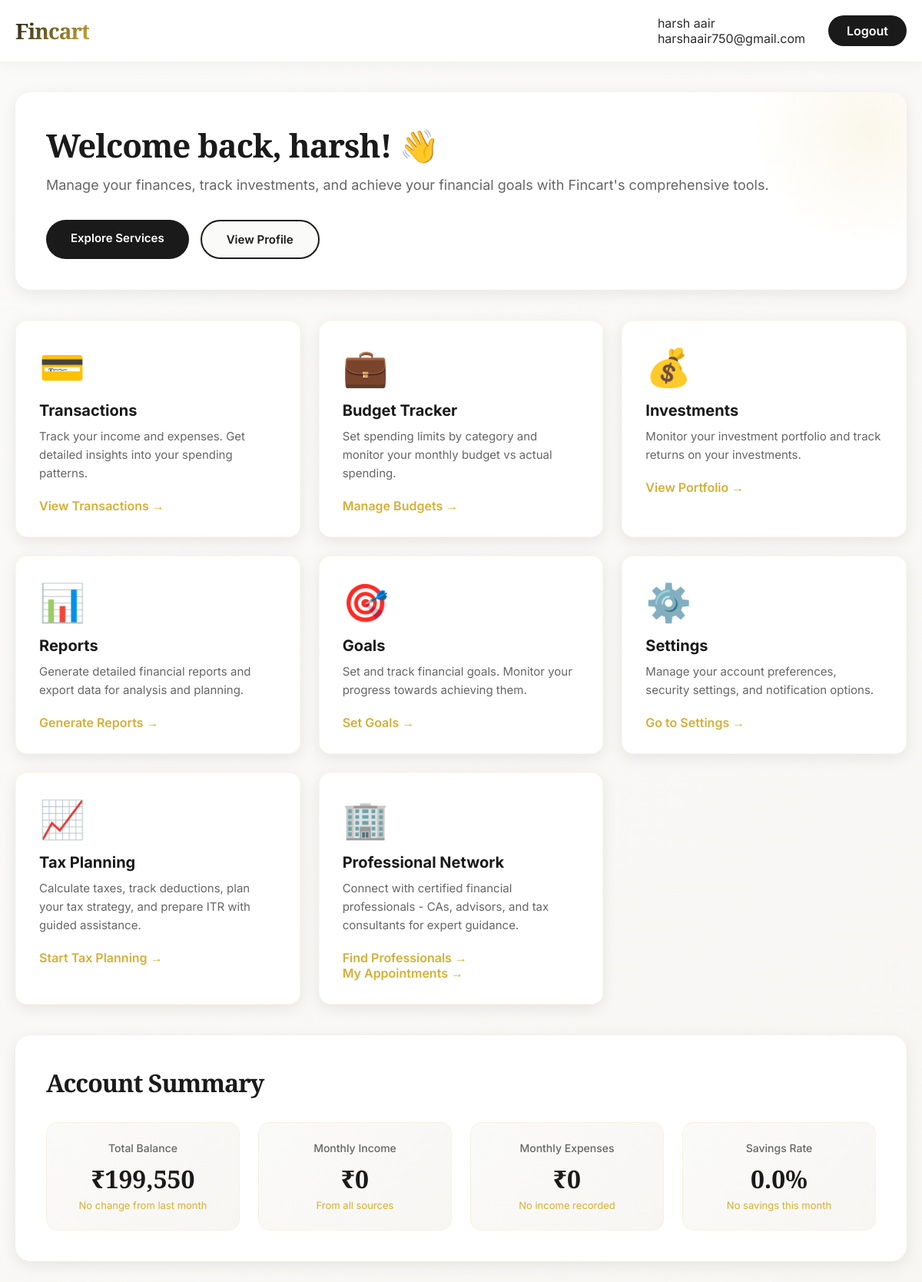
Page /dashboard.php (signed in) on the committed database.
### tables this page shows
CREATE TABLE IF NOT EXISTS `users` (
  `id` int NOT NULL AUTO_INCREMENT,
  `full_name` varchar(100) DEFAULT NULL,
  `email` varchar(100) DEFAULT NULL,
  `password` varchar(255) DEFAULT NULL,
  `role` enum('user','professional','professional_pending','admin') NOT NULL DEFAULT 'user',
  `verified` tinyint(1) NOT NULL DEFAULT 0,
  `created_at` timestamp NULL DEFAULT CURRENT_TIMESTAMP,
  PRIMARY KEY (`id`),
  UNIQUE KEY `email` (`email`)
);

### dashboard.php (the view, shortened to what this page needs)
<?php
include "db.php";
$user_id = $_SESSION['user_id'];
$sql = "SELECT * FROM users WHERE id = ?";
$stmt = $conn->prepare($sql);
$stmt->bind_param("i", $user_id);
$stmt->execute();
$result = $stmt->get_result();
$user = $result->fetch_assoc();
$current_month = date('Y-m');
$balance_sql = "SELECT
    COALESCE(SUM(CASE WHEN type = 'income' THEN amount ELSE 0 END), 0) as total_income,
    COALESCE(SUM(CASE WHEN type = 'expense' THEN amount ELSE 0 END), 0) as total_expense
    FROM transactions WHERE user_id = ?";
$balance_stmt = $conn->prepare($balance_sql);
$balance_stmt->bind_param("i", $user_id);
$balance_stmt->execute();
$balance_result = $balance_stmt->get_result();
$balance_data = $balance_result->fetch_assoc();
$total_balance = $balance_data['total_income'] - $balance_data['total_expense'];
$last_month_end = date('Y-m-t', strtotime('-1 month'));
$last_month_balance_sql = "SELECT
    COALESCE(SUM(CASE WHEN type = 'income' THEN amount ELSE 0 END), 0) as total_income,
    COALESCE(SUM(CASE WHEN type = 'expense' THEN amount ELSE 0 END), 0) as total_expense
    FROM transactions WHERE user_id = ? AND date <= ?";
$last_month_balance_stmt = $conn->prepare($last_month_balance_sql);
$last_month_balance_stmt->bind_param("is", $user_id, $last_month_end);
$last_month_balance_stmt->execute();
$last_month_balance_result = $last_month_balance_stmt->get_result();
$last_month_balance_data = $last_month_balance_result->fetch_assoc();
$last_month_balance = $last_month_balance_data['total_income'] - $last_month_balance_data['total_expense'];
$balance_change = 0;
if ($last_month_balance != 0) {
    $balance_change = (($total_balance - $last_month_balance) / abs($last_month_balance)) * 100;
} elseif ($last_month_balance == 0 && $total_balance != 0) {
    $balance_change = 100;
}
$monthly_income_sql = "SELECT COALESCE(SUM(amount), 0) as total FROM transactions
    WHERE user_id = ? AND type = 'income' AND DATE_FORMAT(date, '%Y-%m') = ?";
$monthly_income_stmt = $conn->prepare($monthly_income_sql);
$monthly_income_stmt->bind_param("is", $user_id, $current_month);
$monthly_income_stmt->execute();
$monthly_income_result = $monthly_income_stmt->get_result();
$monthly_income_data = $monthly_income_result->fetch_assoc();
$monthly_income = $monthly_income_data['total'];
$monthly_expense_sql = "SELECT COALESCE(SUM(amount), 0) as total FROM transactions
    WHERE user_id = ? AND type = 'expense' AND DATE_FORMAT(date, '%Y-%m') = ?";
$monthly_expense_stmt = $conn->prepare($monthly_expense_sql);
$monthly_expense_stmt->bind_param("is", $user_id, $current_month);
$monthly_expense_stmt->execute();
$monthly_expense_result = $monthly_expense_stmt->get_result();
$monthly_expense_data = $monthly_expense_result->fetch_assoc();
$monthly_expense = $monthly_expense_data['total'];
$savings_rate = 0;
$total_balance_formatted = number_format($total_balance, 0);
$monthly_income_formatted = number_format($monthly_income, 0);
$monthly_expense_formatted = number_format($monthly_expense, 0);
$savings_rate_formatted = number_format($savings_rate, 1);
$balance_change_formatted = number_format(abs($balance_change), 1);
$balance_change_sign = $balance_change >= 0 ? '+' : '-';
$expense_percentage = 0;
$expense_percentage_formatted = number_format($expense_percentage, 1);
?>
<!DOCTYPE html>
<html lang="en">
<head>
    <link rel="stylesheet" href="assets/css/admin.css">
</head>
<body>
    <header>
        <div class="header-container">
            <div class="logo">
                <h1>Fincart</h1>
            </div>
            <div class="header-right">
                <div class="user-inf⭐>
                    <p class="name"><?php echo htmlspecialchars($user['full_name']); ?></p>
                    <p><?php echo htmlspecialchars($user['email']); ?></p>
                </div>
                <a href="logout.php" class="logout-btn">Logout</a>
            </div>
        </div>
    </header>
    <div class="container">
        <div class="welcome-section">
            <div class="welcome-content">
                <h2>Welcome back, <?php echo htmlspecialchars(explode(' ', $user['full_name'])[0]); ?>! 👋</h2>
                <p>Manage your finances, track investments, and achieve your financial goals with Fincart's comprehensive tools.</p>
                <div class="welcome-buttons">
                    <a href="service.html" class="btn btn-primary">Explore Services</a>
                    <a href="profile.php" class="btn btn-secondary">View Profile</a>
                </div>
            </div>
        </div>
        <div class="dashboard-grid">
            <div class="card">
                <div class="card-icon">💳</div>
                <h3>Transactions</h3>
                <p>Track your income and expenses. Get detailed insights into your spending patterns.</p>
                <a href="transactions.php" class="card-link">View Transactions →</a>
            </div>
            <div class="card">
                <div class="card-icon">💼</div>
                <h3>Budget Tracker</h3>
                <p>Set spending limits by category and monitor your monthly budget vs actual spending.</p>
                <a href="budget.php" class="card-link">Manage Budgets →</a>
            </div>
            <div class="card">
                <div class="card-icon">💰</div>
                <h3>Investments</h3>
                <p>Monitor your investment portfolio and track returns on your investments.</p>
                <a href="investments.php" class="card-link">View Portfolio →</a>
            </div>
            <div class="card">
                <div class="card-icon">📊</div>
                <h3>Reports</h3>
                <p>Generate detailed financial reports and export data for analysis and planning.</p>
                <a href="analytics.php" class="card-link">Generate Reports →</a>
            </div>
            <div class="card">
                <div class="card-icon">🎯</div>
                <h3>Goals</h3>
                <p>Set and track financial goals. Monitor your progress towards achieving them.</p>
                <a href="goals.php" class="card-link">Set Goals →</a>
            </div>
            <div class="card">
                <div class="card-icon">⚙️</div>
                <h3>Settings</h3>
                <p>Manage your account preferences, security settings, and notification options.</p>
                <a href="profile.php" class="card-link">Go to Settings →</a>
            </div>
            <div class="card">
                <div class="card-icon">📈</div>
                <h3>Tax Planning</h3>
                <p>Calculate taxes, track deductions, plan your tax strategy, and prepare ITR with guided assistance.</p>
                <a href="tax_calculator.php" class="card-link">Start Tax Planning →</a>
            </div>
            <div class="card">
                <div class="card-icon">🏢</div>
                <h3>Professional Network</h3>
                <p>Connect with certified financial professionals - CAs, advisors, and tax consultants for expert guidance.</p>
                <a href="professionals.php" class="card-link">Find Professionals →</a>
                <a href="my_appointments.php" class="card-link">My Appointments →</a>
            </div>
        </div>
        <div class="stats-section">
            <h2>Account Summary</h2>
            <div class="stats-grid">
                <div class="stat-card">
                    <div class="stat-label">Total Balance</div>
                    <div class="stat-value">₹<?php echo $total_balance_formatted; ?></div>
                    <div class="stat-description">
                        <?php
                        if ($balance_change != 0) {
                            echo $balance_change_sign . $balance_change_formatted . '% from last month';
                        } else {
                            echo 'No change from last month';
                        }
                        ?>
                    </div>
                </div>
                <div class="stat-card">
                    <div class="stat-label">Monthly Income</div>
                    <div class="stat-value">₹<?php echo $monthly_income_formatted; ?></div>
                    <div class="stat-description">From all sources</div>
                </div>
                <div class="stat-card">
                    <div class="stat-label">Monthly Expenses</div>
                    <div class="stat-value">₹<?php echo $monthly_expense_formatted; ?></div>
                    <div class="stat-description">
                        <?php
                        if ($monthly_income > 0) {
                            echo $expense_percentage_formatted . '% of income';
                        } else {
                            echo 'No income recorded';
                        }
                        ?>
                    </div>
                </div>
                <div class="stat-card">
                    <div class="stat-label">Savings Rate</div>
                    <div class="stat-value"><?php echo $savings_rate_formatted; ?>%</div>
                    <div class="stat-description">
                        <?php
                        if ($savings_rate >= 50) {
                            echo 'Excellent savings habit';
                        } elseif ($savings_rate >= 30) {
                            echo 'Good savings habit';
                        } elseif ($savings_rate >= 20) {
                            echo 'Moderate savings';
                        } elseif ($savings_rate > 0) {
                            echo 'Low savings rate';
                        } else {
                            echo 'No savings this month';
                        }
                        ?>
                    </div>
                </div>
            </div>
        </div>
    </div>
</body>
</html>

### dashboard.php (style rules this page uses)
* { margin: 0; padding: 0; box-sizing: border-box; }
:root { --primary: #1a1a1a; --secondary: #f8f6f3; --accent: #d4af37; --text-dark: #2c2c2c; --text-light: #666; --white: #ffffff; --off-white: #fafaf9; }
body { font-family: 'Inter', sans-serif; background: linear-gradient(135deg, var(--off-white) 0%, var(--secondary) 100%); color: var(--text-dark); min-height: 100vh; }
header { position: sticky; top: 0; background: rgba(255, 255, 255, 0.95); backdrop-filter: blur(10px); box-shadow: 0 2px 20px rgba(0, 0, 0, 0.05); z-index: 1000; padding: 20px 0; }
.header-container { max-width: 1200px; margin: 0 auto; padding: 0 20px; display: flex; justify-content: space-between; align-items: center; }
.logo h1 { font-family: 'Playfair Display', serif; font-size: 28px; font-weight: 700; background: linear-gradient(135deg, var(--primary) 0%, var(--accent) 100%); -webkit-background-clip: text; -webkit-text-fill-color: transparent; background-clip: text; letter-spacing: -1px; }
.header-right { display: flex; align-items: center; gap: 30px; }
.logout-btn { padding: 10px 24px; background: var(--primary); color: var(--white); border: none; border-radius: 50px; cursor: pointer; font-weight: 600; transition: all 0.3s ease; text-decoration: none; display: inline-block; }
.container { max-width: 1200px; margin: 0 auto; padding: 40px 20px; }
.welcome-section { background: var(--white); padding: 40px; border-radius: 20px; box-shadow: 0 5px 20px rgba(0, 0, 0, 0.08); margin-bottom: 40px; position: relative; overflow: hidden; }
.welcome-section::before { content: ''; position: absolute; width: 300px; height: 300px; background: radial-gradient(circle, rgba(212, 175, 55, 0.1) 0%, transparent 70%); top: -100px; right: -100px; }
.welcome-content { position: relative; z-index: 1; }
.welcome-content h2 { font-family: 'Playfair Display', serif; font-size: 42px; color: var(--primary); margin-bottom: 10px; letter-spacing: -1px; }
.welcome-content p { font-size: 18px; color: var(--text-light); margin-bottom: 30px; line-height: 1.6; }
.welcome-buttons { display: flex; gap: 15px; flex-wrap: wrap; }
.btn { padding: 14px 32px; border: none; border-radius: 50px; cursor: pointer; font-weight: 600; font-size: 15px; transition: all 0.3s ease; text-decoration: none; display: inline-block; }
.btn-primary { background: var(--primary); color: var(--white); }
.btn-secondary { background: var(--off-white); color: var(--primary); border: 2px solid var(--primary); }
.dashboard-grid { display: grid; grid-template-columns: repeat(auto-fit, minmax(280px, 1fr)); gap: 24px; margin-bottom: 40px; }
.card { background: var(--white); padding: 30px; border-radius: 15px; box-shadow: 0 5px 20px rgba(0, 0, 0, 0.08); transition: all 0.4s ease; border: 1px solid rgba(212, 175, 55, 0.1); position: relative; overflow: hidden; }
.card::before { content: ''; position: absolute; top: 0; left: 0; width: 100%; height: 4px; background: linear-gradient(90deg, var(--accent) 0%, transparent 100%); transform: scaleX(0); transition: transform 0.4s ease; transform-origin: left; }
.card-icon { font-size: 3em; margin-bottom: 15px; }
.card h3 { font-size: 20px; color: var(--primary); margin-bottom: 10px; font-weight: 700; }
.card p { color: var(--text-light); font-size: 15px; line-height: 1.6; margin-bottom: 20px; }
.card-link { color: var(--accent); text-decoration: none; font-weight: 600; display: inline-block; transition: all 0.3s ease; }
.stats-section { background: var(--white); padding: 40px; border-radius: 20px; box-shadow: 0 5px 20px rgba(0, 0, 0, 0.08); margin-bottom: 40px; }
.stats-section h2 { font-family: 'Playfair Display', serif; font-size: 32px; color: var(--primary); margin-bottom: 30px; letter-spacing: -1px; }
.stats-grid { display: grid; grid-template-columns: repeat(auto-fit, minmax(200px, 1fr)); gap: 24px; }
.stat-card { background: linear-gradient(135deg, var(--off-white) 0%, var(--secondary) 100%); padding: 24px; border-radius: 15px; text-align: center; border: 1px solid rgba(212, 175, 55, 0.1); }
.stat-label { color: var(--text-light); font-size: 14px; margin-bottom: 10px; font-weight: 500; }
.stat-value { font-family: 'Playfair Display', serif; font-size: 32px; color: var(--primary); font-weight: 700; margin-bottom: 5px; }
.stat-description { color: var(--accent); font-size: 13px; }

### rows in the picture
users: full_name "harsh aair", email "harshaair750@gmail.com", full_name "harsh"

### other values in the picture
$total_balance_formatted "199,550"
$monthly_income_formatted "0"
$monthly_expense_formatted "0"
$savings_rate_formatted "0.0"
